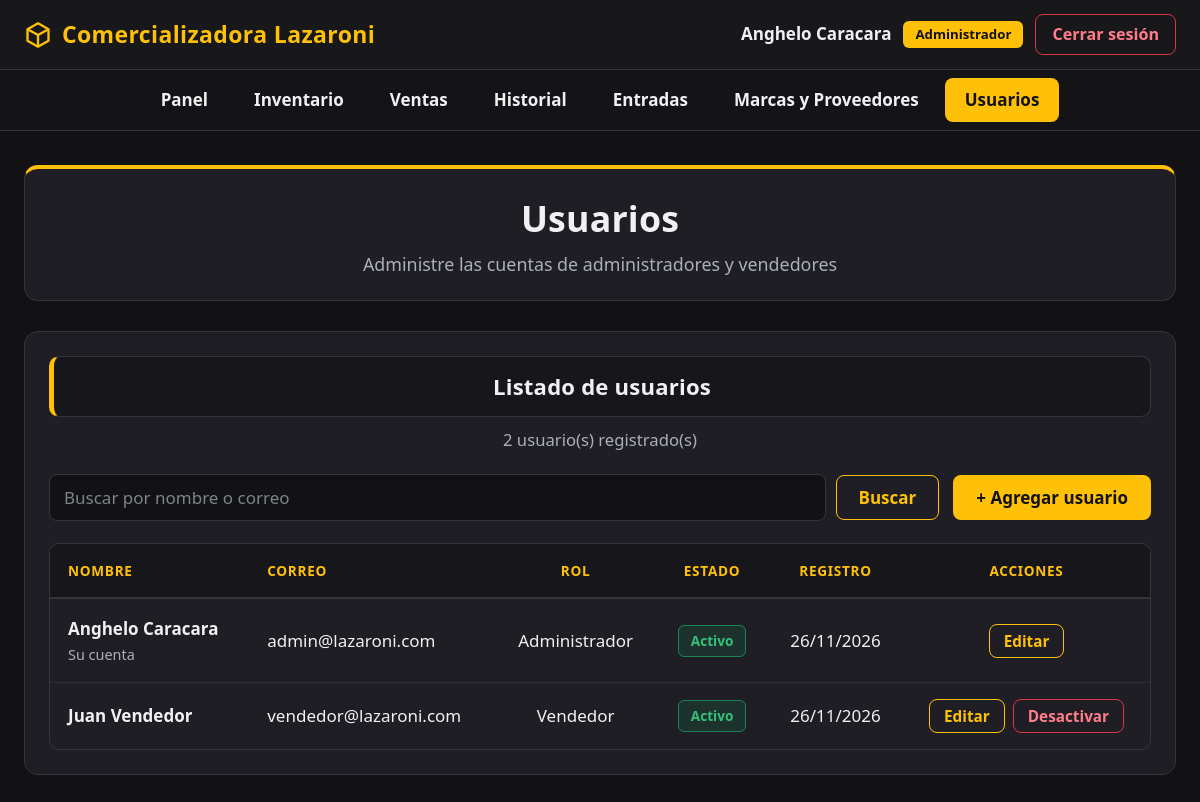
/usuarios.php (signed in), run on the app's committed database.
### tables this page shows
CREATE TABLE usuarios (
    Id_usuario INT AUTO_INCREMENT PRIMARY KEY,
    Nombre_completo VARCHAR(100) NOT NULL,
    Correo VARCHAR(100) NOT NULL UNIQUE,
    Contrasena_hash VARCHAR(255) NOT NULL,
    Id_rol INT NOT NULL,
    Activo TINYINT(1) NOT NULL DEFAULT 1,
    Fecha_registro DATETIME NOT NULL DEFAULT CURRENT_TIMESTAMP,
    FOREIGN KEY (Id_rol) REFERENCES roles(Id_rol)
);

CREATE TABLE roles (
    Id_rol INT AUTO_INCREMENT PRIMARY KEY,
    Nombre_rol VARCHAR(50) NOT NULL UNIQUE
);

### auth.php (called while the page is built, shortened)
<?php
function e($texto)
{
    return htmlspecialchars((string)$texto, ENT_QUOTES, 'UTF-8');
}

### usuarios.php (the view, shortened to what this page needs)
<?php
require_once "auth.php";
require_once "conexion.php";
$q = trim($_GET['q'] ?? '');
$where = "1 = 1";
$params = [];
$st = $conexion->prepare(
    "SELECT u.Id_usuario, u.Nombre_completo, u.Correo, u.Id_rol, u.Activo, u.Fecha_registro, r.Nombre_rol
     FROM usuarios u
     JOIN roles r ON r.Id_rol = u.Id_rol
     WHERE $where
     ORDER BY u.Activo DESC, u.Nombre_completo"
);
$st->execute($params);
$usuarios = $st->fetchAll();
?>
<!DOCTYPE html>
<html lang="es">
<head>
    <link rel="stylesheet" href="estilo.css">
</head>
<body>
    <?php include "nav.php"; ?>
    <main class="contenedor">
        <h1 class="titulo-pagina">Usuarios</h1>
        <p class="subtitulo">Administre las cuentas de administradores y vendedores</p>
        <section class="panel">
            <h2 class="panel-titulo">Listado de usuarios</h2>
            <p class="panel-subtitulo"><?php echo count($usuarios); ?> usuario(s) <?php echo $q !== '' ? 'encontrado(s)' : 'registrado(s)'; ?></p>
            <div class="barra-herramientas">
                <form method="GET" action="usuarios.php" class="buscador">
                    <input type="search" name="q" value="<?php echo e($q); ?>" placeholder="Buscar por nombre o correo">
                    <button type="submit" class="btn btn-secundario">Buscar</button>
                </form>
                <button type="button" class="btn btn-primario" onclick="abrirAgregar()">+ Agregar usuario</button>
            </div>
            <div class="tabla-scroll">
                <table class="tabla">
                    <thead>
                        <tr>
                            <th>Nombre</th>
                            <th>Correo</th>
                            <th class="centro">Rol</th>
                            <th class="centro">Estado</th>
                            <th class="centro">Registro</th>
                            <th class="centro">Acciones</th>
                        </tr>
                    </thead>
                    <tbody>
                        <?php foreach ($usuarios as $u):
                            $es_yo = (int)$u['Id_usuario'] === (int)$_SESSION['Id_usuario'];
                        ?>
                        <tr>
                            <td>
                                <strong><?php echo e($u['Nombre_completo']); ?></strong>
                                <?php if ($es_yo): ?><span class="sub">Su cuenta</span><?php endif; ?>
                            </td>
                            <td><?php echo e($u['Correo']); ?></td>
                            <td class="centro"><?php echo e($u['Nombre_rol']); ?></td>
                            <td class="centro">
                                <?php if ((int)$u['Activo'] === 1): ?>
                                    <span class="badge badge-normal">Activo</span>
                                <?php else: ?>
                                    <span class="badge badge-agotado">Inactivo</span>
                                <?php endif; ?>
                            </td>
                            <td class="centro"><?php echo e(date('d/m/Y', strtotime($u['Fecha_registro']))); ?></td>
                            <td>
                                <div class="acciones">
                                    <button type="button" class="btn btn-secundario btn-chico"
                                        data-id="<?php echo (int)$u['Id_usuario']; ?>"
                                        data-nombre="<?php echo e($u['Nombre_completo']); ?>"
                                        data-correo="<?php echo e($u['Correo']); ?>"
                                        data-rol="<?php echo (int)$u['Id_rol']; ?>"
                                        data-yo="<?php echo $es_yo ? '1' : '0'; ?>"
                                        onclick="abrirEditar(this)">Editar</button>
                                    <?php if (!$es_yo): ?>
                                        <form method="POST" action="usuarios.php" onsubmit="return confirm('¿Cambiar el estado de este usuario?');">
                                            <?php if ((int)$u['Activo'] === 1): ?>
                                                <button type="submit" class="btn btn-peligro btn-chico">Desactivar</button>
                                            <?php else: ?>
                                                <input type="hidden" name="nuevo_estado" value="1">
                                                <button type="submit" class="btn btn-exito btn-chico">Activar</button>
                                            <?php endif; ?>
                                        </form>
                                    <?php endif; ?>
                                </div>
                            </td>
                        </tr>
                        <?php endforeach; ?>
                    </tbody>
                </table>
            </div>
        </section>
    </main>
</body>
</html>

### estilo.css (style rules this page uses)
:root { --fondo: #121214; --barra: #18181b; --tarjeta: #1f1e24; --tarjeta-2: #17161b; --elevado: #2b2a31; --borde: #36353d; --texto: #f1f1f3; --suave: #aab0b8; --amarillo: #ffc107; --amarillo-osc: #e0a800; --cian: #0dcaf0; --azul: #0d6efd; --azul-texto: #5b9bff; --morado: #6f42c1; --verde: #198754; --verde-texto: #34c27a; --naranja: #fd7e14; --rojo: #dc3545; --rojo-texto: #ff7d8a; }
* { box-sizing: border-box; margin: 0; padding: 0; }
html { font-size: 17px; color-scheme: dark; }
body { background-color: var(--fondo); color: var(--texto); font-family: 'Segoe UI', Tahoma, Geneva, Verdana, sans-serif; font-variant-numeric: tabular-nums; line-height: 1.55; min-height: 100vh; }
h1, h2, h3 { font-family: inherit; font-weight: 700; color: var(--texto); letter-spacing: 0.2px; }
.contenedor { max-width: 1240px; margin: 0 auto; padding: 34px 24px 70px 24px; }
.titulo-pagina { text-align: center; font-size: 2.1rem; background-color: var(--tarjeta); border: 1px solid var(--borde); border-top: 4px solid var(--amarillo); border-bottom: none; border-radius: 14px 14px 0 0; padding: 22px 24px 4px 24px; }
.subtitulo { text-align: center; color: var(--suave); font-size: 1.05rem; background-color: var(--tarjeta); border: 1px solid var(--borde); border-top: none; border-radius: 0 0 14px 14px; padding: 0 24px 22px 24px; margin-bottom: 30px; }
.panel { background-color: var(--tarjeta); border: 1px solid var(--borde); border-radius: 14px; padding: 24px; margin-bottom: 30px; }
.panel-titulo { text-align: center; font-size: 1.3rem; background-color: var(--tarjeta-2); border: 1px solid var(--borde); border-left: 5px solid var(--amarillo); border-radius: 10px; padding: 12px 18px; margin-bottom: 10px; }
.panel-subtitulo { text-align: center; color: var(--suave); font-size: 0.98rem; margin-bottom: 22px; }
.barra-herramientas { display: flex; justify-content: space-between; align-items: center; gap: 14px; flex-wrap: wrap; margin-bottom: 22px; }
.buscador { display: flex; align-items: center; gap: 10px; flex-wrap: wrap; flex: 1; }
.buscador input[type="search"] { flex: 1; min-width: 220px; }
input, select, textarea { font-family: inherit; font-size: 1rem; padding: 11px 14px; border: 1.5px solid var(--borde); border-radius: 8px; background-color: var(--fondo); color: var(--texto); width: 100%; transition: box-shadow 0.2s, border-color 0.2s; }
input::placeholder { color: #7d838b; }
.btn { display: inline-block; font-family: inherit; font-size: 1rem; font-weight: 700; padding: 10px 22px; border: 1.5px solid transparent; border-radius: 8px; cursor: pointer; text-decoration: none; text-align: center; transition: background-color 0.2s, color 0.2s; }
.btn-primario { background-color: var(--amarillo); color: #121214; }
.btn-secundario { background-color: transparent; border-color: var(--amarillo); color: var(--amarillo); }
.btn-peligro { background-color: transparent; border-color: var(--rojo); color: var(--rojo-texto); }
.btn-chico { font-size: 0.9rem; padding: 6px 14px; }
.tabla-scroll { overflow-x: auto; border-radius: 10px; border: 1px solid var(--borde); }
.tabla { width: 100%; border-collapse: collapse; min-width: 680px; }
.tabla th { color: var(--amarillo); text-transform: uppercase; font-size: 0.8rem; letter-spacing: 0.7px; padding: 16px 18px; text-align: left; white-space: nowrap; background-color: var(--tarjeta-2); border-bottom: 2px solid var(--borde); }
.tabla td { padding: 16px 18px; border-bottom: 1px solid #2e2d35; font-size: 1rem; line-height: 1.6; vertical-align: middle; }
.tabla tbody tr:last-child td { border-bottom: none; }
.tabla .centro { text-align: center; }
.tabla .acciones { display: flex; gap: 8px; justify-content: center; }
.tabla .acciones form { margin: 0; }
.tabla .sub { display: block; color: var(--suave); font-size: 0.85rem; }
.badge { display: inline-block; padding: 4px 12px; border-radius: 6px; font-size: 0.8rem; font-weight: 700; white-space: nowrap; }
.badge-normal { background-color: rgba(25, 135, 84, 0.18); color: var(--verde-texto); border: 1px solid var(--verde); }

### data on the page
usuarios: Nombre_completo "Anghelo Caracara", shows "Su cuenta", Correo "admin@lazaroni.com", Id_rol.Nombre_rol "Administrador", Activo "Activo", Fecha_registro "26/11/2026"
usuarios: Nombre_completo "Juan Vendedor", Correo "vendedor@lazaroni.com", Id_rol.Nombre_rol "Vendedor", Activo "Activo", Fecha_registro "26/11/2026"

### other printed values
$_SESSION['Nombre_completo'] "Anghelo Caracara"
$_SESSION['Nombre_rol'] "Administrador"
$p[1] "Panel"
$p[1] "Inventario"
$p[1] "Ventas"
$p[1] "Historial"
$p[1] "Entradas"
$p[1] "Marcas y Proveedores"
$p[1] "Usuarios"
count($usuarios) "2"
